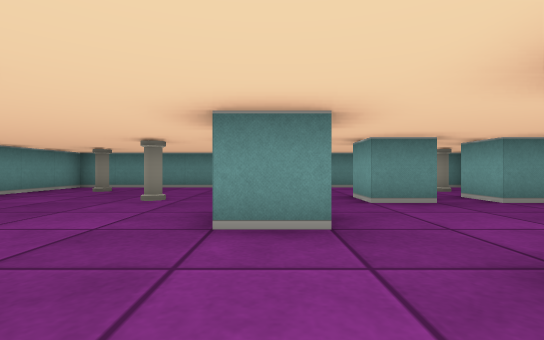
View 1 (above)

12 first-person views from a walk through a cub3D ray-caster map. The camera is about half as high as the walls, looks level and sees 85° across. The floor is counted in squares. Each view is taken from the middle of a square. On the plan, view 1 faces up. The plan holds only what a view shows up to about 9 squares ahead; the rest is blank.

View 2
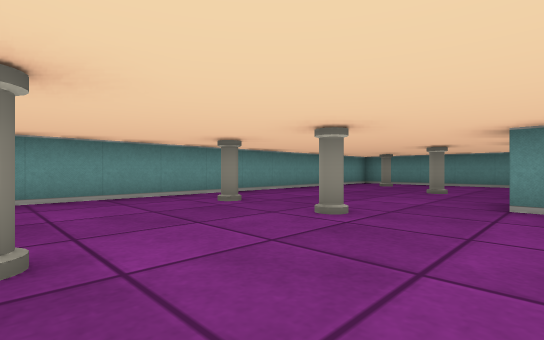

View 3
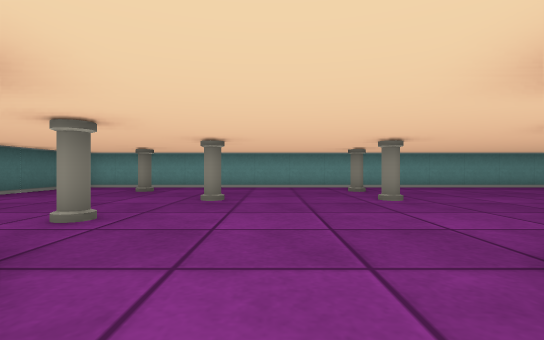

View 4
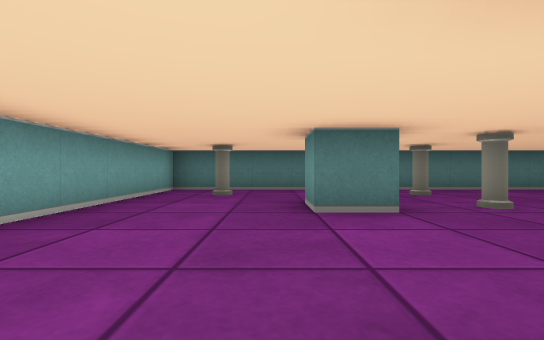

View 5
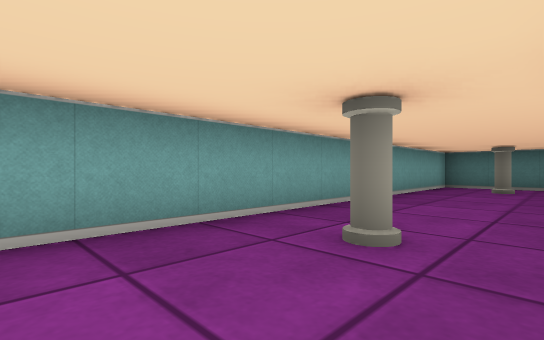

View 6
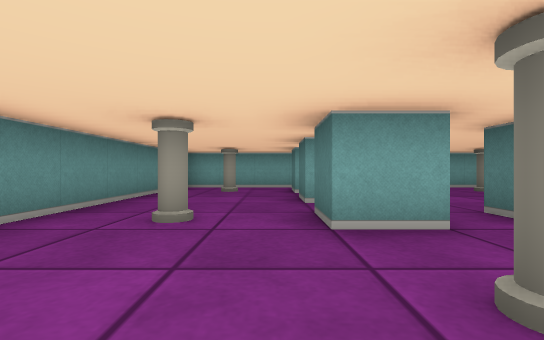

View 7
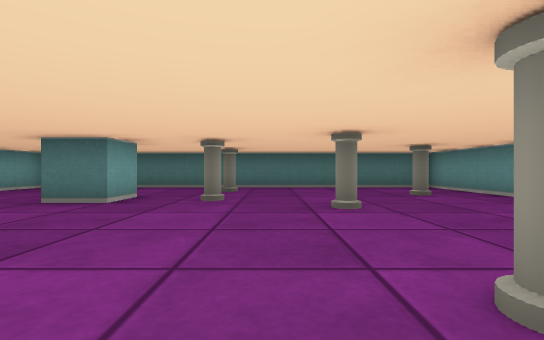

View 8
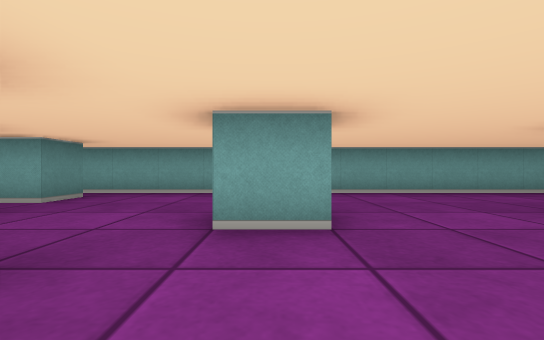

View 9
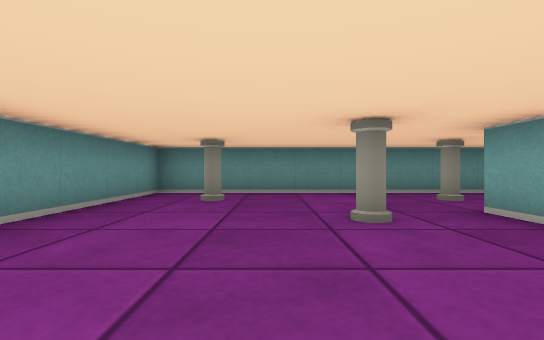

View 10
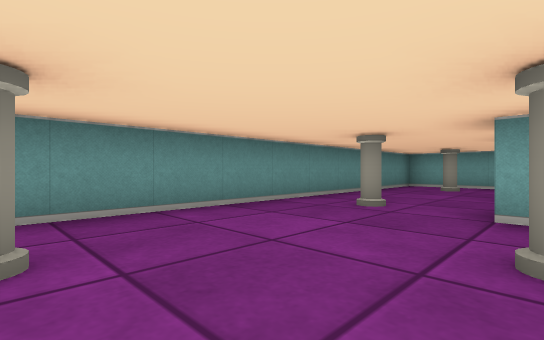

View 11
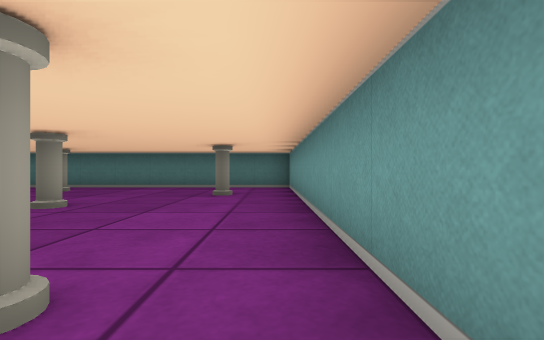

View 12
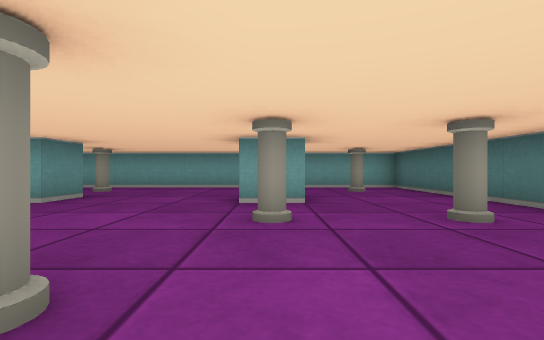

### Floor plan
Points are (right, up) in squares from view 1. A wall is a line through its corners. A room is listed if a view was taken in it or the views show most of it. See-through windows are left out.
Room 1 (views 1, 2, 3, 4, 5, 6, 7, 8, 9, 10, 11, 12)
walls: (0.6, 2.5) (-0.5, 2.5); (0, 3.5) (0.5, 3.5); (2.5, 0.5) (1.5, 0.5) (1.5, 1.5); (-0.5, 4.5) (-0.5, 5.5) (0.5, 5.5); (2.5, 4.5) (1.5, 4.5) (1.5, 5.5) (2.5, 5.5); (1.5, -3.5) (1.5, -2.5) (2.5, -2.5) (2.5, -3.5); (4.5, 4.5) (3.5, 4.5) (3.5, 5.5) (4.4, 5.5); (-5.5, -6.5) (5.5, -6.5) (5.5, 8.5) (-5.5, 8.5) (-5.5, -6.5)
objects: pillar (-4, -4); pillar (-4, 1); pillar (-4, 7); pillar (-2, -2); pillar (-2, 1); pillar (-2, 5); pillar (0, -5); pillar (0, -3); pillar (0, 7); pillar (4, -5); pillar (4, 1); pillar (4, 7)

Where each view was taken, in squares from view 1:
view 1: 0 up, 0 right, facing up
view 2: 2 down, 0 right, facing up-left
view 3: 1 down, 3 right, facing left
view 4: 1 up, 3 right, facing down
view 5: 3 up, 3 right, facing down-right
view 6: 6 up, 3 left, facing right
view 7: 2 up, 1 left, facing down
view 8: 1 up, 1 left, facing right
view 9: 2 up, 3 left, facing up
view 10: 5 up, 4 left, facing up-right
view 11: 2 up, 5 left, facing down
view 12: 3 down, 3 left, facing right
